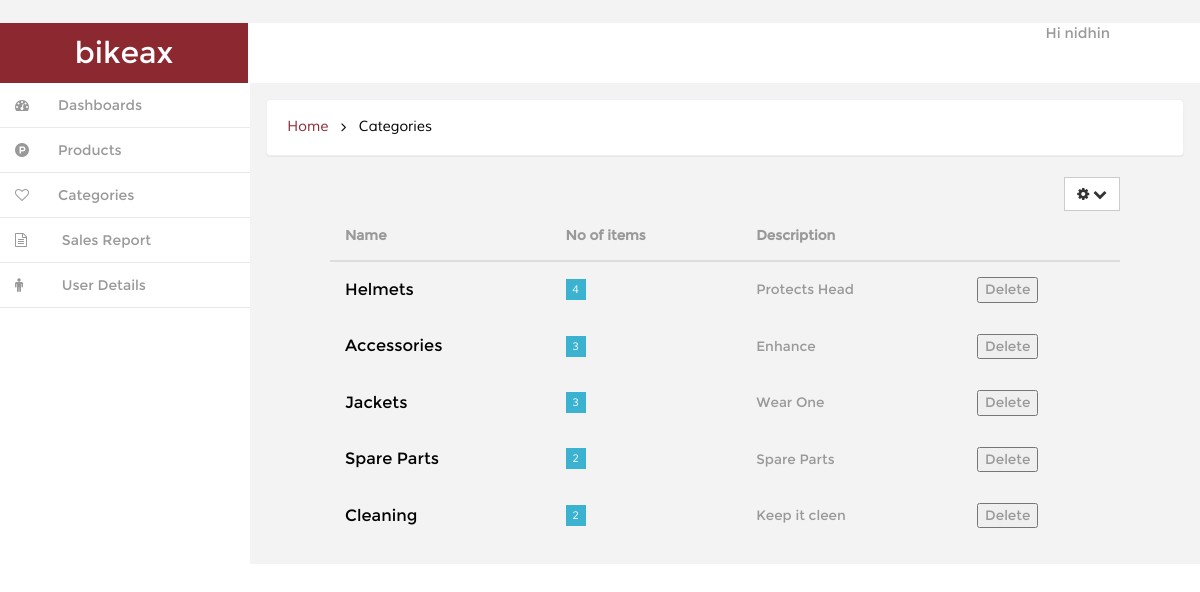
The page /dashboard/category/ (signed in) on the database as committed earlier.
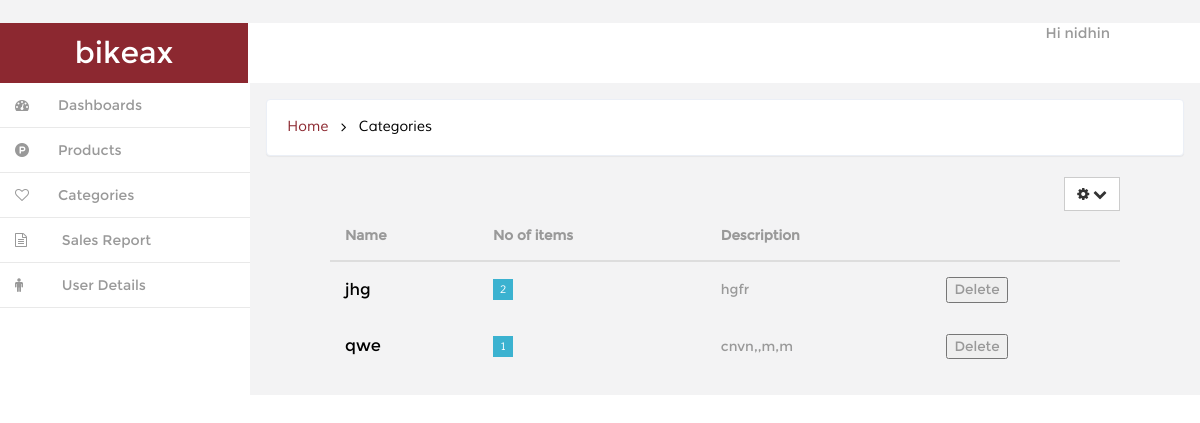
The same page on the database as committed later.
### ecom/models.py (models this page shows, shortened)
class Category(models.Model):
	Name=models.CharField(max_length=30)
	Description=models.TextField(max_length=50)

### ecom/views.py (the view)
# urls.py: url(r'^dashboard/category/$',dashcategory, name="dashcategory"),
@user_passes_test(lambda u:u.is_superuser)
def dashcategory(request):
	items=Category.objects.all()
	return render(request,'backend/category.html' ,{'items':items})

### ecom/context_processor.py (called while the page is built)
def cart(request):
    return {'cart': Cart(request)}

### templates/backend/category.html (shortened to what this page needs)
{% extends 'backend/index.html' %}
{% block breadcrump %} Categories {% endblock %}
{% block contentmain %}
<div style="margin:5px 80px 5px 80px;">
<div class="float-right">
<div class="dropdown">
        <a href="#" title="" class="btn btn-default" data-toggle="dropdown" aria-expanded="false">
            <i class="fa fa-cog icon_8"></i>
            <i class="fa fa-chevron-down icon_8"></i>
        <div class="ripple-wrapper"></div></a>
    </div>
  </div>
  <table class="table">
                       <thead>
                    <tr>
                        <th>Name</th>
                        <th>No of items</th>
                        <th>Description</th>
                        <th></th>
                    </tr>
                    </thead>
                     <tbody>
                     {% for it in items %}
                         <tr class="table-row">
                             <td class="table-text">
                             	<h6>{{ it.Name }}</h6>
                             </td>
                             <td>
                             	<span class="fam">{{ it.product_set.count }}</span>
                             </td>
                             <td class="march">
                                {{ it.Description }}
                             </td>
                              <td >
 							               <button class="button">Delete</button>
                             </td>
                         </tr>
                          {% endfor %}
                     </tbody>
                 </table>
            </div>
{% endblock %}

### templates/backend/index.html (shortened to what this page needs)
<!DOCTYPE HTML>
{% load static %}
<html>
<head>
<link href="{% static 'backend/css/bootstrap.min.css'%}"  rel='stylesheet' type='text/css' />
<link href="{% static 'backend/css/style.css'%}" rel='stylesheet' type='text/css' />
<link href="{% static 'backend/css/font-awesome.css'%}" rel="stylesheet">
<link href="{% static 'backend/css/custom.css'%}" rel="stylesheet">
</head>
<body>
<div id="wrapper">
        <nav class="navbar-default navbar-static-top" role="navigation">
             <div class="navbar-header">
	               <h1> <a class="navbar-brand" href="index.html">bikeax</a></h1>
			   </div>
			 <div class=" border-bottom">
		    <div class="drop-men" >
		        <ul class=" nav_1">
					<li class="dropdown" style="margin-right:90px;">
		              <a href="#" class="dropdown-toggle dropdown-at" data-toggle="dropdown">
		              <span class=" name-caret">Hi {{ user }}</span></a>
		            </li>
		        </ul>
		     </div>
			<div class="clearfix">
     </div>
		    <div class="navbar-default sidebar" role="navigation">
                <div class="sidebar-nav navbar-collapse">
                <ul class="nav" id="side-menu">
                    <li>
                        <a href="{% url 'dashboard' %}" class=" hvr-bounce-to-right"><i class="fa fa-dashboard nav_icon "></i><span class="nav-label">Dashboards</span> </a>
                    </li>
                      <li>
                        <a href="{% url 'dashproduct' %}" class=" hvr-bounce-to-right"><i class="fa fa-product-hunt nav_icon "></i><span class="nav-label">Products</span> </a>
                    </li>
                      <li>
                        <a href="{% url 'dashcategory' %}" class=" hvr-bounce-to-right"><i class="fa fa-heart-o nav_icon "></i><span class="nav-label">Categories</span> </a>
                    </li>
					 <li>
                        <a href="{% url 'sales' %}" class=" hvr-bounce-to-right"><i class="fa fa-file-text-o  nav_icon"></i> <span class="nav-label">Sales Report</span> </a>
                    </li>
                    <li>
                        <a href="/user_detail/" class=" hvr-bounce-to-right"><i class="fa fa-male nav_icon"></i> <span class="nav-label">User Details</span> </a>
                    </li>
                </ul>
            </div>
			</div>
        </nav>
        <div id="page-wrapper" class="gray-bg dashbard-1">
       <div class="content-main">
		    <div class="banner">
				<h2>
				<a href="/dashbard/">Home</a>
				<i class="fa fa-angle-right"></i>
				<span>{% block breadcrump %} Dashboard {% endblock %}</span>
				</h2>
		    </div>
		<div class="content-top">
			{% block contentmain %}{% endblock %}
		</div>
			       </div>
						 	       </div>
	       </div>
</body>
</html>

### static/backend/css/style.css (style rules this page uses)
h4, h5, h6, h1, h2, h3 { margin: 0; }
ul, ol { margin: 0;padding: 0; }
html, body { font-family:'Montserrat-Regular'; font-size: 100%; background:#F3F3F4; overflow-x: hidden; }
body a { transition:0.5s all; -webkit-transition:0.5s all; -moz-transition:0.5s all; -o-transition:0.5s all; -ms-transition:0.5s all; }
div#wrapper { background-color: #fff; }
.navbar-default.sidebar { background-color: #fff; }
h1 a.navbar-brand { color: #fff !important; font-size: 30px; font-weight: 500; padding: 20px 0px; background: #8c2830; text-align: center; width:248px; height: 60px; }
i.nav_icon { color: #fff; margin-right:6px; }
.sidebar ul li a { color: #999; font-size:14px; }
.hvr-bounce-to-right { display: inline-block; vertical-align: middle; -webkit-transform: translateZ(0); transform: translateZ(0); box-shadow: 0 0 1px rgba(0, 0, 0, 0); -webkit-backface-visibility: hidden; backface-visibility: hidden; -moz-osx-font-smoothing: grayscale; position: relative; -webkit-transition-property: color; transition-property: color; -webkit-transition-duration: 0.5s; transition-duration: 0.5s; }
.hvr-bounce-to-right:before { content: ""; position: absolute; z-index: -1; top: 0; left: 0; right: 80%; bottom: 0; background:#7f8c8d; -webkit-transform: scaleX(0); transform: scaleX(0); -webkit-transform-origin: 0 50%; transform-origin: 0 50%; -webkit-transition-property: transform; transition-property: transform; -webkit-transition-duration: 0.5s; transition-duration: 0.5s; -webkit-transition-timing-function: ease-out; transition-timing-function: ease-out; }
.nav > li > a { color: #999; font-weight:500; padding: 0px 20px 0px 0px; font-size: 0.85em; border-bottom: 1px solid #E9E9E9; }
.nav > li > a i { margin-right: 14px; }
i.nav_icon { color: #999; padding: 15px; width: 44px; height: 44px; }
@media (min-width: 768px) { #page-wrapper { position: inherit; margin: 0 0 0 240px; min-height: 1000px; } }
a.dropdown-toggle.dropdown-at { border-bottom: none; }
.content-main { background-color: #F3F3F4; padding-top: 1em; }
.border-bottom { background-color: #fff; }
.drop-men { float: right; }
.dropdown-at { padding: 0 !important; position: relative; color: #999; font-size: 0.9em; text-decoration: none ; }
.dropdown, .dropup { display: inline-block; padding:0; }
.banner { background: #fff; display: block; margin: 0em 1em ; padding:1em; border: 1px solid #ebeff6; border-color: #ebeff6; border-radius: 4px; -webkit-border-radius: 4px; -o-border-radius: 4px; -moz-border-radius: 4px; -ms-border-radius: 4px; -webkit-box-shadow: 0 1px 1px rgba(0,0,0,.05); box-shadow: 0 1px 1px rgba(0,0,0,.05); }
.banner h2 { font-size:0.9em; }
.banner h2 a { color:#8c2830; text-decoration:none; font-family: 'Muli-Regular'; padding:0.3em ; }
.banner h2 span { color:#000; font-family: 'Muli-Regular'; padding:0.3em ; }
.banner h2 i { color:#000; vertical-align:middle; padding:0.3em ; }
.content-top { padding: 1em 0; }
.btn { border-radius: 0px; outline: none; }
.table td, .table>tbody>tr>td, .table>tbody>tr>th, .table>tfoot>tr>td, .table>tfoot>tr>th, .table>thead>tr>td, .table>thead>tr>th { padding: 15px !important; font-size: 0.85em; color: #999; border-top: none !important; }
.table-row td { font-size: 1em; padding: 15px 8px 15px !important; line-height: 1.42857143; vertical-align:middle !important; border-top: 1px solid #ddd; }
td.table-text h6 { font-size: 1.2em; color:#000; }
td span { color:#fff; font-size: 0.8em; padding: 4px 7px; font-family: 'Muli-Regular'; }
td span.fam { color:#fff; font-size: 0.8em; padding: 4px 7px; font-family: 'Muli-Regular'; }
td span.fam { background:#3BB2D0; }
.float-right { float: right; }
.table { margin-bottom: 0; }
tr.table-row { border-top: 1px solid #F3F3F4; }

### static/backend/css/custom.css (style rules this page uses)
#wrapper { width: 100%; }
#page-wrapper { min-height: 568px; }
@media (min-width:768px) { #page-wrapper { position: inherit; margin: 0 0 0 250px; } }
.sidebar .sidebar-nav.navbar-collapse { padding-right: 0; padding-left: 0; }
@media (min-width:768px) { .sidebar { z-index: 1; position: absolute; width: 250px; } }

Rows that differ between the two databases and show on the page:
removed Category: Name "Helmets", product_set.count "4", Description "Protects Head"
removed Category: Name "Accessories", product_set.count "3", Description "Enhance"
removed Category: Name "Jackets", product_set.count "3", Description "Wear One"
removed Category: Name "Spare Parts", product_set.count "2", Description "Spare Parts"
removed Category: Name "Cleaning", product_set.count "2", Description "Keep it cleen"
added Category: Name "jhg", product_set.count "2", Description "hgfr"
added Category: Name "qwe", product_set.count "1", Description "cnvn,,m,m"
